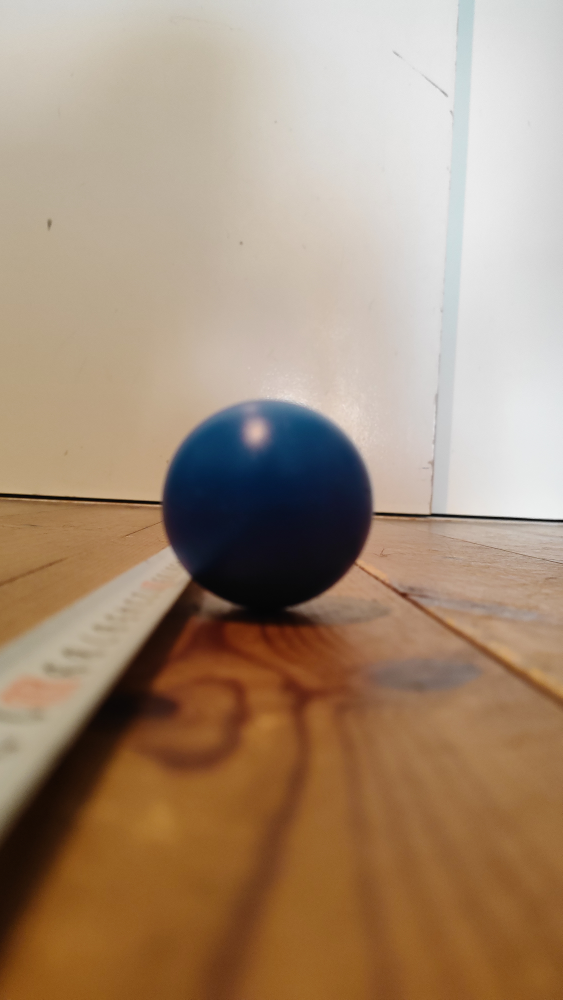
#> input picture work/marker/20.jpg, 2250 x 4000 px (shown at 1/4 size)
$ python fro-.py
#> lines starting #> are read from the running program, lines starting #| are printed output that depends on the picture; after the words box and inside, x2 and y2 are one past the last pixel; in counts of white or black regions, pixels touching at a corner belong together
# -*- coding: utf-8 -*-
import cv2
import numpy as np
import math


# 抽出したいカラーボールの色指定
# 0 <= h <= 179 (色相)　OpenCVではmax=179なのでR:0(180),G:60,B:120となる
# 0 <= s <= 255 (彩度)　黒や白の値が抽出されるときはこの閾値を大きくする
# 0 <= v <= 255 (明度)　これが大きいと明るく，小さいと暗い
c_min = np.array([97, 50, 0])
c_max = np.array([117, 255, 255])

# 膨張化用のカーネル
k = np.ones((5,5),np.uint8)

def color_track(im,h_min,h_max):
    im_h = cv2.cvtColor(im,cv2.COLOR_BGR2HSV)  # RGB色空間からHSV色空間に変換
    cv2.namedWindow("1hsv", 0)
    cv2.imshow("1hsv",im_h)
    mask = cv2.inRange(im_h,h_min,h_max,)       # マスク画像の生成
    cv2.namedWindow("2mask1", 0)
    cv2.imshow("2mask1",mask)
    mask = cv2.medianBlur(mask,7)               # 平滑化
    cv2.namedWindow("3medianblur", 0)
    cv2.imshow("3medianblur",mask)
    mask = cv2.dilate(mask,k,iterations=2)      # 膨張化
    cv2.namedWindow("4dilate", 0)
    cv2.imshow("4dilate",mask)
    #im_c = cv2.bitwise_and(im,im,mask=mask)     # 色領域抽出
    return mask#,im_c

def index_emax(cnt):
    max_num = 0
    max_i = -1
    for i in range(len(cnt)):
        cnt_num=len(cnt[i])
        if cnt_num > max_num:
            max_num = cnt_num
            max_i = i

    return max_i

def main():

    L1 = 200  # カメラと測定場所の距離　200[mm]
    h1 = 220  # 測定場所での画面サイズ 220 [ピクセル]
    H =  50   # ボールの直径[mm]
    Z =  200  # 200mm先のz位置[mm


    # 入力画像の取得
    im =   cv2.imread('20.jpg')      # カラーボールのトラッキング
#> im is the input picture: shape (4000, 2250, 3); mean B, G, R 119.6, 142.1, 165.7
    #mask1 = color_track(im,c_min,c_max)
    mask2 = color_track(im,c_min,c_max)
#> in color_track, `im_h = cv2.cvtColor(im,cv2.COLOR_BGR2HSV)`: im_h: shape (4000, 2250, 3); mean H, S, V 22.8, 93.7, 168
#> in color_track, `mask = cv2.inRange(im_h,h_min,h_max,)`:
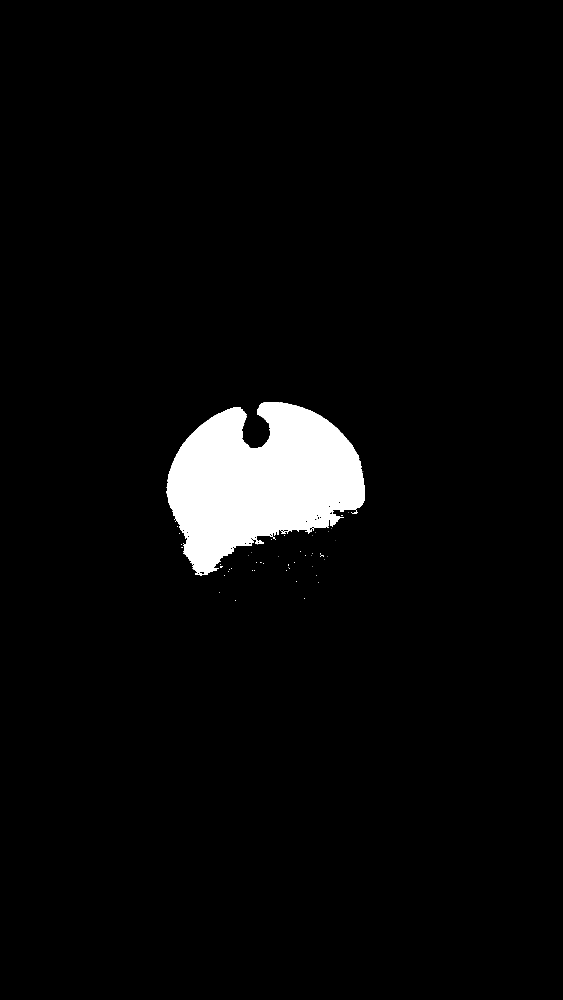
#> mask: shape (4000, 2250) (shown at 1/4 size); 3.9% white; 69 white regions (63 under 20 px), largest, box (x1, y1, x2, y2) and area: (665, 1608, 1460, 2302) 347604, (1022, 2160, 1056, 2177) 351, (1124, 2126, 1156, 2136) 132, (880, 2264, 890, 2272) 59, (1266, 2064, 1274, 2068) 23, (1284, 2222, 1296, 2226) 22
#> in color_track, `mask = cv2.medianBlur(mask,7)`: mask: shape (4000, 2250); 3.9% white; 7 white regions (1 under 20 px), largest, box (x1, y1, x2, y2) and area: (666, 1609, 1460, 2302) 348179, (1023, 2161, 1056, 2176) 353, (1415, 2045, 1429, 2056) 103, (1127, 2128, 1141, 2136) 91, (783, 2294, 793, 2300) 43, (880, 2264, 888, 2271) 40
#> in color_track, `mask = cv2.dilate(mask,k,iterations=2)`:
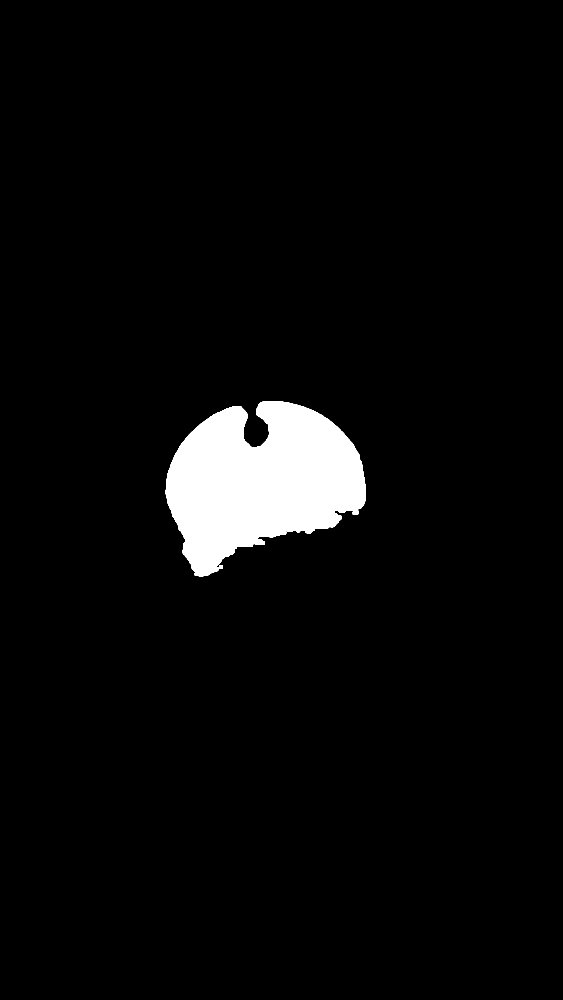
#> mask: shape (4000, 2250) (shown at 1/4 size); 4.1% white; 2 white regions
    # 色領域の輪郭を抽出
    #cnt, hierarchy = cv2.findContours(mask2,cv2.RETR_EXTERNAL, cv2.CHAIN_APPROX_SIMPLE)
    cnt = cv2.findContours(mask2,cv2.RETR_TREE,cv2.CHAIN_APPROX_SIMPLE)[0]
#> cnt = 3 contours, 1 with area under 20; largest, box (x1, y1, x2, y2) and area: (662, 1605, 1464, 2306) 364386, (876, 2260, 892, 2275) 198

    n = index_emax(cnt)
#> the loop in index_emax, `for i in range(len(cnt)):` made 3 passes
#> (cnt_num, max_num, max_i) on passes 1 to 2: (13, 13, 0), (1177, 1177, 1)
#> cnt_num on pass 3: 6
#> after the loop in index_emax, `for i in range(len(cnt)):`: max_i = 1; max_num = 1177
#> n = 1
    if n != -1:
        hull = cv2.convexHull(cnt[n])
#> hull = contour of 68 points, box (x1, y1, x2, y2) (662, 1605, 1464, 2306), area 402020
        mask2[:] = 0
#> mask2: shape (4000, 2250); 4.07% of pixels changed, all inside (x1, y1, x2, y2) = (662, 1605, 1464, 2306)
        cv2.drawContours(mask2,[hull],0,(255),-1)
        cv2.namedWindow("5drawContours", 0)
        cv2.imshow("5drawContours",mask2)
        cv2.drawContours(im,[hull],0,(0,200,100),2)
        cv2.namedWindow("6drawContours", 0)
        cv2.imshow("6drawContours",im)
        cv2.drawContours(mask2,[hull],0,(0,200,0),2)
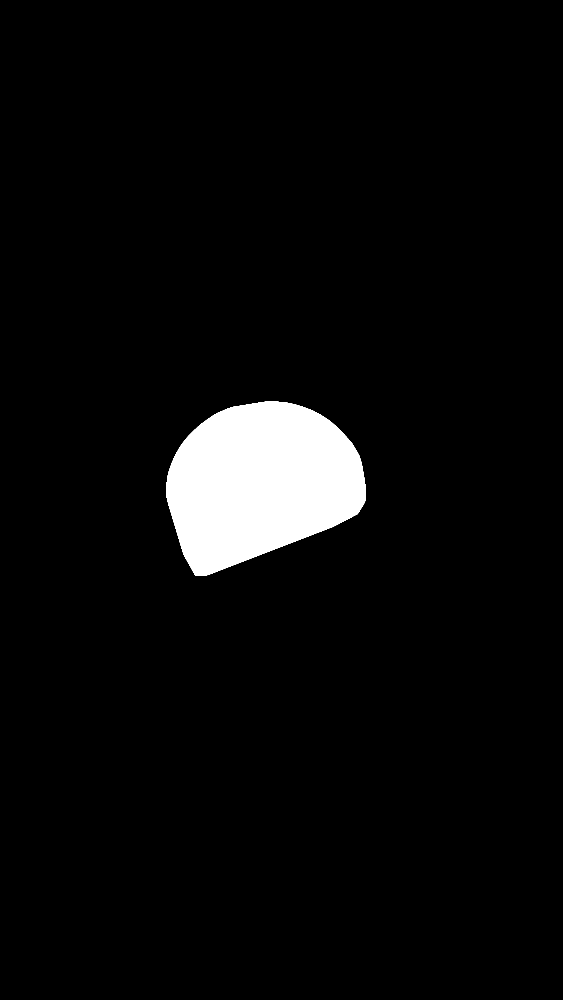
#> mask2: shape (4000, 2250) (shown at 1/4 size); 4.4% white; 1 white region, box (x1, y1, x2, y2) and area: (664, 1607, 1462, 2304) 398659
        cv2.namedWindow("7drawContours", 0)
        cv2.imshow("7drawContours",mask2)
        M1 = cv2.moments(cnt[n])
#> M1 = moments, m00 364386, centre m10/m00, m01/m00 = (1041.6, 1924.9)
        if M1["m00"] != 0:
           cx,cy = int(M1["m10"]/M1["m00"]),int(M1["m01"]/M1["m00"])
#> cx = 1041; cy = 1924
        else:
            cx,cy = 320,240
    else:
        cx,cy = 320,240
    # 色領域の高さ計算
    #mask = cv2.bitwise_and(mask1,mask1,mask=mask2)
    mask = cv2.Canny(mask2,100,200)
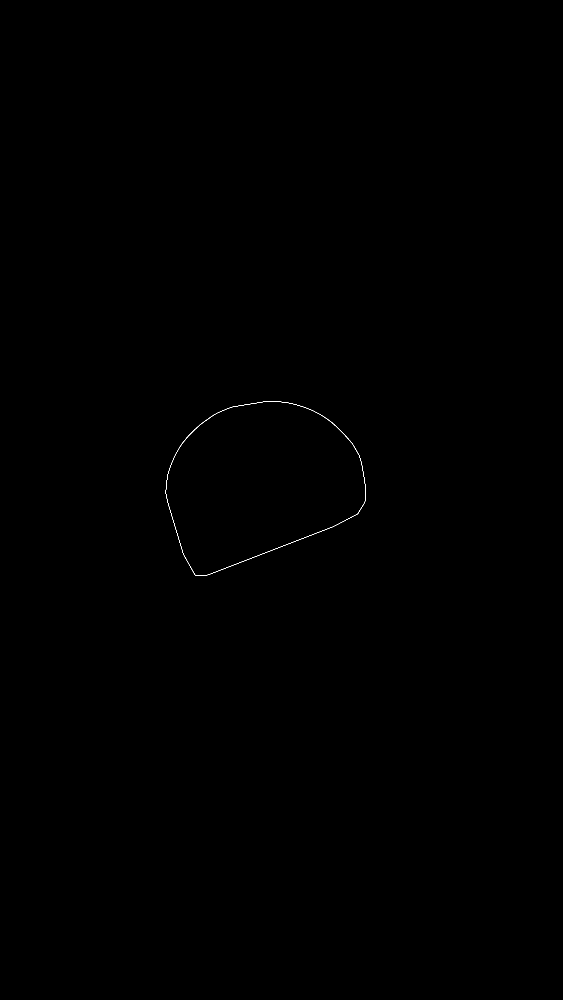
#> mask: shape (4000, 2250) (shown at 1/4 size); 0.03% white in thin lines or dots, all inside (x1, y1, x2, y2) = (663, 1606, 1462, 2304)
    y,x = np.where(mask == 255)
#> y = 2369 values from 1606 to 2303; x = 2369 values, max 1461 at index 1226, min 663 at index 1255, mean 1042.9
    if len(y)!= 0:
        # 対象物体の画像上の高さh2を計算
        ymax,ymin = np.amax(y),np.amin(y)
#> ymax = 2303; ymin = 1606
        xmax,xmin = np.amax(x),np.amin(x)
#> xmax = 1461; xmin = 663

        #高さと幅の大きいほうを直径として使う
        h2 = max([(ymax - ymin),(xmax - xmin)])
#> h2 = 798
        #中心位置を直径をもとに補正（要修正）
        cx = cx + int((h2 - (xmax - xmin))/2)
        cy = cy + int((h2 - (ymax - ymin))/2)
#> cy = 1974

        if float(h2) !=0:
            # 奥行きL2を計算
            L2 = (h1/float(h2))*L1
#> L2 = 55.14
            # 1px当たりの大きさを計算
            a = H/float(h2)
#> a = 0.0627
            # 三次元位置（X, Y, Z）を計算
            X = (cx-320)*a
#> X = 45.18
            Y = (240-cy)*a
#> Y = -108.6
            if L2 > X:
                Z = math.sqrt(L2*L2-X*X)
#> Z = 31.61
            X,Y,Z,L2 = round(X),round(Y),round(Z),round(L2)
#> X = 45; Y = -109; Z = 32; L2 = 55
        # 結果表示
        cv2.circle(im,(cx,cy),5, (0,0,255), -1)
        cv2.circle(im,(cx,cy),int(h2/2), (255,0,255), 1)
        cv2.putText(im,"X: "+str(X)+"[mm]",(30,20),1,1.5,(70,70,220),2)
        cv2.putText(im,"Y: "+str(Y)+"[mm]",(30,50),1,1.5,(70,70,220),2)
        cv2.putText(im,"Z: "+str(Z)+"[mm]",(30,80),1,1.5,(70,70,220),2)
        cv2.putText(im,"h2: "+str(h2)+"[pixcel]",(30,120),1,1.5,(220,70,90),2)
        cv2.putText(im,"L2: "+str(L2)+"[mm]",(30,160),1,1.5,(220,70,90),2)
        cv2.namedWindow("Camera", 0)
        cv2.namedWindow("Mask", 0)
        cv2.imshow("Camera",im)
        cv2.imshow("Mask",mask2)


if __name__ == '__main__':
    main()

$ run again, with work/marker/10.jpg copied over work/marker/20.jpg
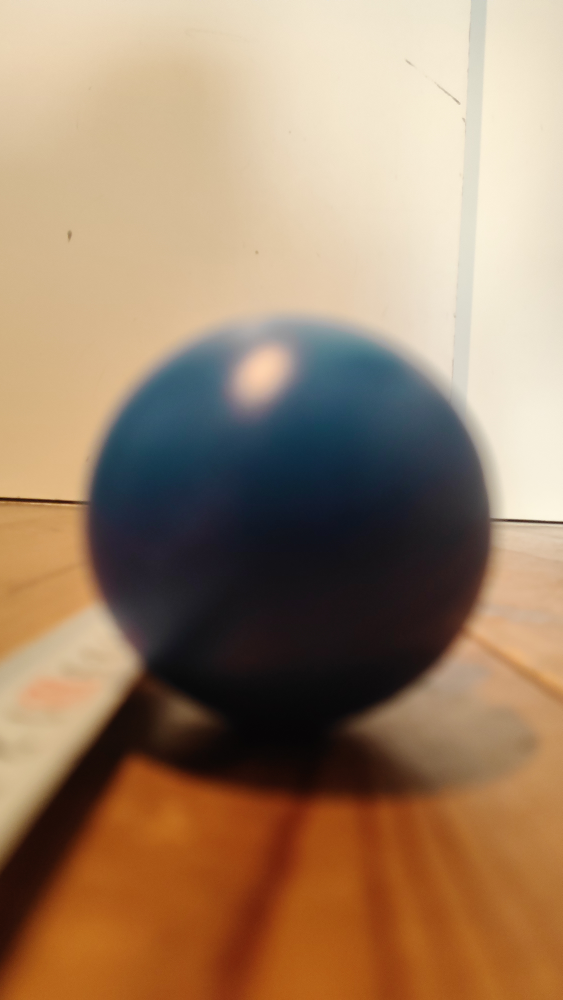
#> input picture work/marker/10.jpg, 2250 x 4000 px (shown at 1/4 size)
#> in main, im is the input picture: shape (4000, 2250, 3); mean B, G, R 104.8, 131.1, 158.5
#> im_h: shape (4000, 2250, 3); mean H, S, V 37, 105.7, 162.6
#> in color_track, `mask = cv2.dilate(mask,k,iterations=2)`:
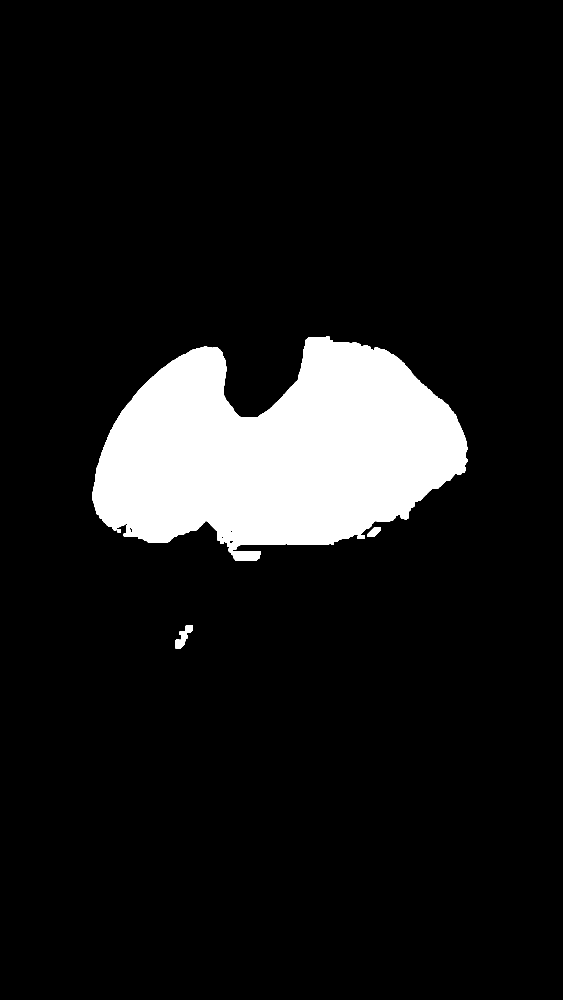
#> mask: shape (4000, 2250) (shown at 1/4 size); 10% white; 4 white regions
#> cnt = 18 contours, 10 with area under 20; largest, box (x1, y1, x2, y2) and area: (370, 1346, 1870, 2244) 892334, (702, 2500, 772, 2596) 2823, (1470, 2108, 1524, 2148) 1285, (516, 2107, 531, 2133) 202, (470, 2117, 484, 2131) 162, (920, 2123, 931, 2133) 62, (906, 2134, 916, 2145) 44, (1294, 1373, 1299, 1383) 32
#> the loop in index_emax, `for i in range(len(cnt)):` made 18 passes
#> (cnt_num, max_num, max_i) on passes 1, 4: (77, 77, 0), (1724, 1724, 3)
#> after the loop in index_emax, `for i in range(len(cnt)):`: max_i = 3; max_num = 1724
#> n = 3
#> hull = contour of 73 points, box (x1, y1, x2, y2) (370, 1346, 1870, 2244), area 1024848
#> M1 = moments, m00 892333.5, centre m10/m00, m01/m00 = (1110, 1807.8)
#> in main, `cx,cy = int(M1["m10"]/M1["m00"]),int(M1["m01"]/M1["m00"])`: cx = 1109; cy = 1807
#> in main, `mask = cv2.Canny(mask2,100,200)`:
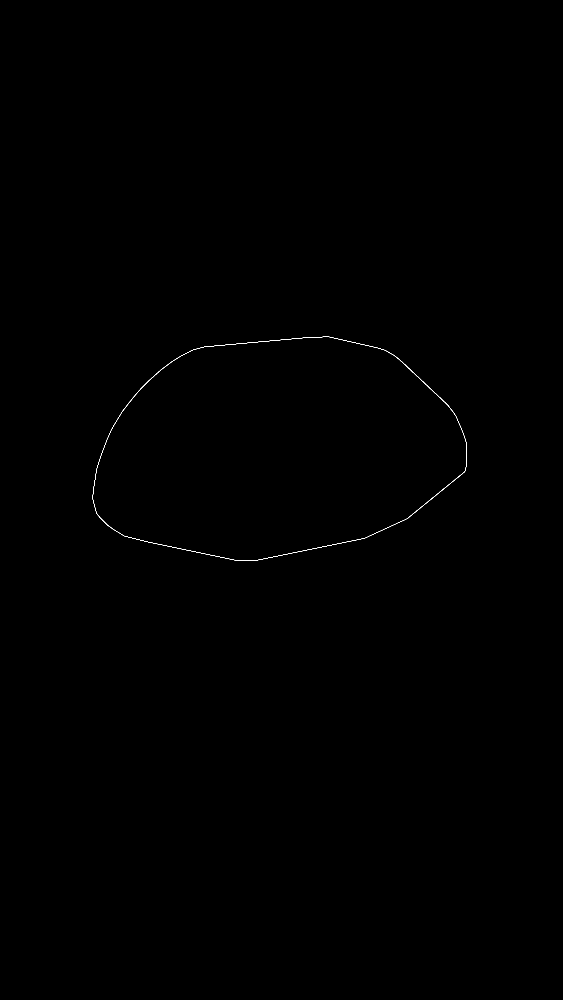
#> mask: shape (4000, 2250) (shown at 1/4 size); 0.05% white in thin lines or dots, all inside (x1, y1, x2, y2) = (371, 1347, 1868, 2242)
#> y = 4057 values from 1347 to 2241; x = 4057 values, max 1867 at index 2060, min 371 at index 2483, mean 1119.3
#> ymax = 2241; ymin = 1347
#> xmax = 1867; xmin = 371
#> h2 = 1496
#> in main, `cy = cy + int((h2 - (ymax - ymin))/2)`: cy = 2108
#> in main, `L2 = (h1/float(h2))*L1`: L2 = 29.41
#> a = 0.0334
#> in main, `X = (cx-320)*a`: X = 26.37
#> in main, `Y = (240-cy)*a`: Y = -62.43
#> in main, `Z = math.sqrt(L2*L2-X*X)`: Z = 13.03
#> in main, `X,Y,Z,L2 = round(X),round(Y),round(Z),round(L2)`: X = 26; Y = -62; Z = 13; L2 = 29
